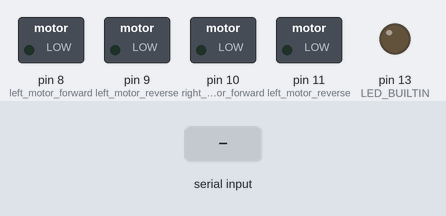
A sketch run on a simulated Arduino Uno, built with avr-gcc and run on an emulated ATmega328P. On the bench: switched loads named in the sketch (green lamp = pin HIGH), output pins drawn as LEDs (lit = HIGH). The inputs (shaded band) are chosen by the test bench.

Above: at 1.2 s.
1.3 s: "F" received over the second serial link
At 1.9 s:
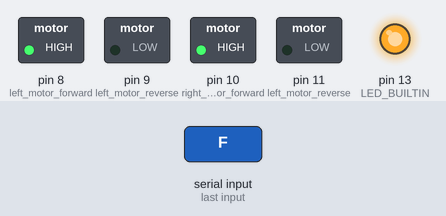
2.8 s: "B" received over the second serial link
At 4.0 s:
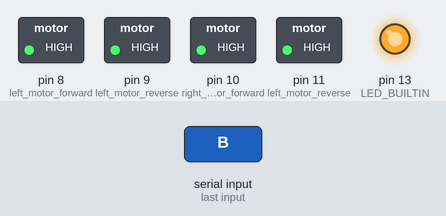
4.3 s: "S" received over the second serial link
At 5.3 s:
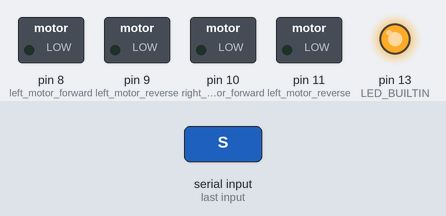
5.8 s: "R" received over the second serial link
At 6.5 s:
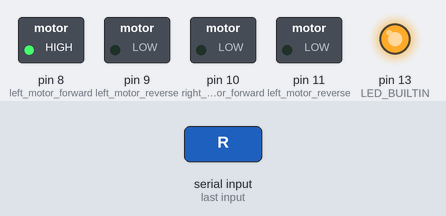
7.3 s: "B" received over the second serial link
At 7.6 s:
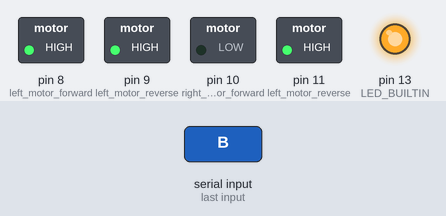
8.8 s: "L" received over the second serial link
At 10.0 s:
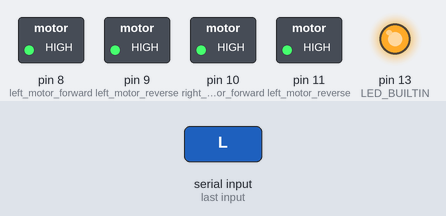
Timing chart, 0 to 11.3 s (numbered marks = the images above; inputs shaded):
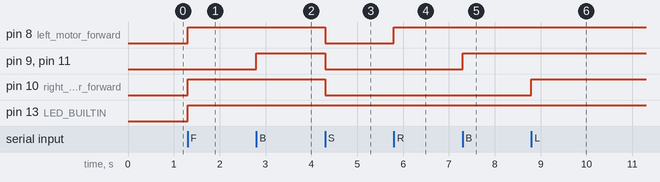

The sketch:

BluetoohCar.ino
```cpp
#include <SoftwareSerial.h>

SoftwareSerial mySerial(3, 2); // Rx, Tx

int t = 0;

void setup() {

  pinMode(8,OUTPUT);    //left motor forward
  pinMode(9,OUTPUT);    //left motor reverse

  pinMode(10,OUTPUT);    //right motor forward
  pinMode(11,OUTPUT);    //left motor reverse

  mySerial.begin(38400);

  pinMode(LED_BUILTIN, OUTPUT);
}

void loop() {

  if(mySerial.available() > 0)
  {
    digitalWrite(LED_BUILTIN, HIGH);
    t = mySerial.read();
    mySerial.println("ACK");
  }

  switch (t)
  {

    case 'F':                             //move forward
        digitalWrite(8, HIGH);
        digitalWrite(10, HIGH);
        break;

    case 'B':                             //move reverse
        digitalWrite(9,HIGH);
        digitalWrite(11,HIGH);
        break;

    case 'R':                             //turn right (left motor rotate forward)
        digitalWrite(8, HIGH);
        break;

    case 'L':                             //turn left (right motor rotate forward)
        digitalWrite(10, HIGH);
        break;

    case 'S':                             //stop all motors
        digitalWrite(8, LOW);
        digitalWrite(10, LOW);
        digitalWrite(9,LOW);
        digitalWrite(11,LOW);
        break;
  }

}
```

Measured:
- after the input at 1.3 s, pin 8 (left_motor_forward), pin 10 (right_motor_forward), pin 13 (LED_BUILTIN): LOW → HIGH at once
- after the input at 2.8 s, pin 9 (left_motor_reverse), pin 11 (left_motor_reverse): LOW → HIGH at once
- after the input at 4.3 s, pin 8 (left_motor_forward), pin 9 (left_motor_reverse), pin 10 (right_motor_forward), pin 11 (left_motor_reverse): HIGH → LOW at once
- after the input at 5.8 s, pin 8 (left_motor_forward): LOW → HIGH at once
- after the input at 7.3 s, pin 9 (left_motor_reverse), pin 11 (left_motor_reverse): LOW → HIGH at once
- after the input at 8.8 s, pin 10 (right_motor_forward): LOW → HIGH at once
